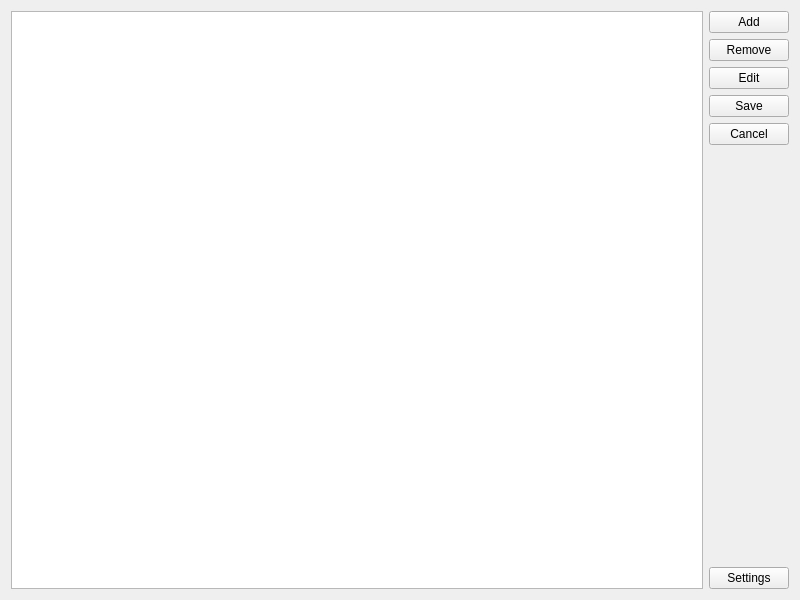
<?xml version="1.0" encoding="UTF-8"?>
<ui version="4.0">
 <class>AddressBookClientWidget</class>
 <widget class="QWidget" name="AddressBookClientWidget">
  <property name="geometry">
   <rect>
    <x>0</x>
    <y>0</y>
    <width>800</width>
    <height>600</height>
   </rect>
  </property>
  <property name="windowTitle">
   <string>Address book</string>
  </property>
  <layout class="QGridLayout" name="gridLayout">
   <item row="0" column="0">
    <widget class="QTableView" name="tableViewAddressBook">
     <property name="editTriggers">
      <set>QAbstractItemView::DoubleClicked</set>
     </property>
     <property name="selectionBehavior">
      <enum>QAbstractItemView::SelectRows</enum>
     </property>
     <attribute name="horizontalHeaderCascadingSectionResizes">
      <bool>false</bool>
     </attribute>
    </widget>
   </item>
   <item row="0" column="1">
    <layout class="QVBoxLayout" name="verticalLayout">
     <property name="rightMargin">
      <number>0</number>
     </property>
     <item>
      <widget class="QPushButton" name="pushButtonAddLine">
       <property name="text">
        <string>Add</string>
       </property>
      </widget>
     </item>
     <item>
      <widget class="QPushButton" name="pushButtonRemoveLine">
       <property name="text">
        <string>Remove</string>
       </property>
      </widget>
     </item>
     <item>
      <widget class="QPushButton" name="pushButtonEdit">
       <property name="text">
        <string>Edit</string>
       </property>
      </widget>
     </item>
     <item>
      <widget class="QPushButton" name="pushButtonSave">
       <property name="text">
        <string>Save</string>
       </property>
      </widget>
     </item>
     <item>
      <widget class="QPushButton" name="pushButtonCancel">
       <property name="text">
        <string>Cancel</string>
       </property>
      </widget>
     </item>
     <item>
      <spacer name="verticalSpacer">
       <property name="orientation">
        <enum>Qt::Vertical</enum>
       </property>
       <property name="sizeHint" stdset="0">
        <size>
         <width>20</width>
         <height>40</height>
        </size>
       </property>
      </spacer>
     </item>
     <item>
      <widget class="QPushButton" name="pushButtonSettings">
       <property name="text">
        <string>Settings</string>
       </property>
      </widget>
     </item>
    </layout>
   </item>
  </layout>
 </widget>
 <resources/>
 <connections/>
</ui>
